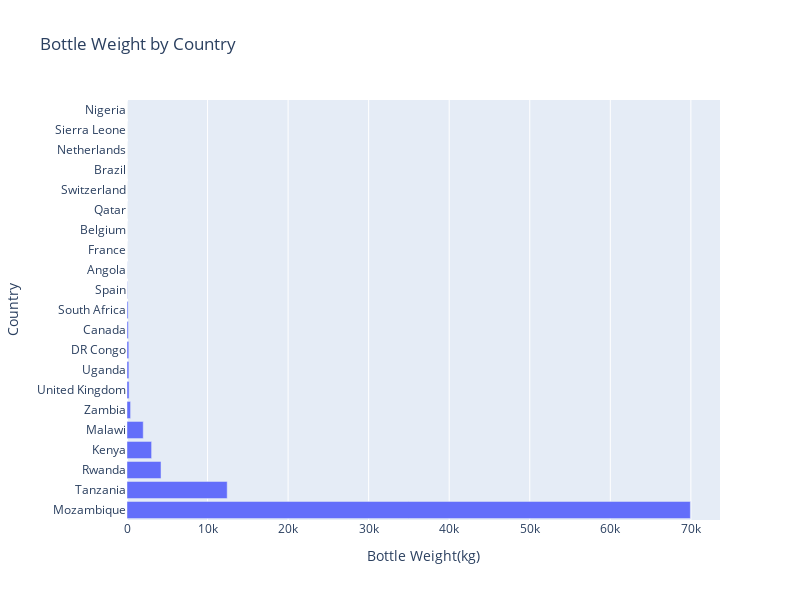

Notebook code cell kept with this figure:
### Markdown cell above
***Bar plot showing plasic bottle weight for each country***

### Code cell
import plotly.graph_objects as go

# Sort the data by total_bottle_weight in descending order
total_bottle_weight_bar_df = merged_mapping_df.sort_values('total_bottle_weight', ascending=False)

# Create the bar plot
fig = go.Figure(data=go.Bar(
    x=total_bottle_weight_bar_df['total_bottle_weight'],
    y=total_bottle_weight_bar_df['country_name'],
    orientation='h'
))

# Customize the layout
fig.update_layout(
    title='Bottle Weight by Country',
    xaxis_title='Bottle Weight(kg)',
    yaxis_title='Country',
    bargap=0.1,
    bargroupgap=0.05,
    height=600,
    width=800
)

# Show the plot
fig.show()

### Figure 1 — Plotly figure (JSON) as saved in the notebook; plotly's stock layout.template omitted (floating-point values rounded to 4 significant figures)
{"data": [{"orientation": "h", "type": "bar", "x": [69940.0, 12440.0, 4223.0, 3054.0, 2016.0, 443.5, 258.9, 233.1, 222.9, 163.1, 138.6, 37.69, 15.2, 1.692, 1.142, 1.132, 0.7035, 0.5574, 0.54, 0.3059, 0.119], "y": ["Mozambique", "Tanzania", "Rwanda", "Kenya", "Malawi", "Zambia", "United Kingdom", "Uganda", "DR Congo", "Canada", "South Africa", "Spain", "Angola", "France", "Belgium", "Qatar", "Switzerland", "Brazil", "Netherlands", "Sierra Leone", "Nigeria"]}], "layout": {"bargap": 0.1, "bargroupgap": 0.05, "height": 600, "title": {"text": "Bottle Weight by Country"}, "width": 800, "xaxis": {"title": {"text": "Bottle Weight(kg)"}}, "yaxis": {"title": {"text": "Country"}}}}
